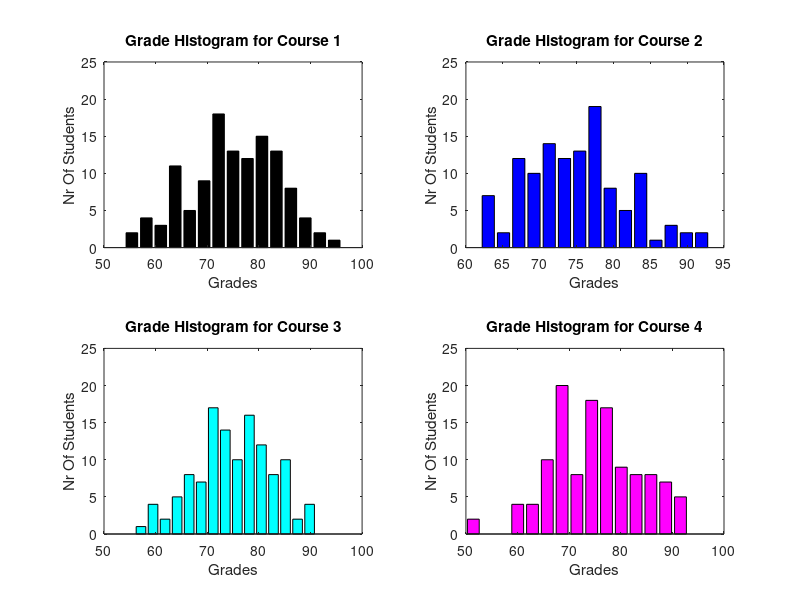

Here is the MATLAB script that generated this plot:
clear
clc
close all

%Load Dataset
load grades.mat

% Assign Each course to a different variable
course1=grades(:,1);
course2=grades(:,2);
course3=grades(:,3);
course4=grades(:,4);

% set nr of bins as a variable
nrOfBins=15;

% Create 2 by 2 figure 
figure

% Draw subplots
% Plot histogram for Course 1
subplot(2,2,1)

[nn1,xx1] = hist(course1,nrOfBins)
bar(xx1,nn1,'k')
ylim([0 25])

xlabel('Grades')
ylabel('Nr Of Students')
title('Grade Histogram for Course 1')
hold on


% Plot histogram for Course 2
subplot(2,2,2)

[nn2,xx2] = hist(course2,nrOfBins)
bar(xx2,nn2,'b')
ylim([0 25])

xlabel('Grades')
ylabel('Nr Of Students')
title('Grade Histogram for Course 2')
hold on


% Plot histogram for Course 3
subplot(2,2,3)

[nn3,xx3] = hist(course3,nrOfBins)
bar(xx3,nn3,'c')
ylim([0 25])

xlabel('Grades')
ylabel('Nr Of Students')
title('Grade Histogram for Course 3')
hold on


% Plot histogram for Course 4
subplot(2,2,4)

[nn4,xx4] = hist(course4,nrOfBins)
bar(xx4,nn4,'m')
ylim([0 25])

xlabel('Grades')
ylabel('Nr Of Students')
title('Grade Histogram for Course 4')
hold on

